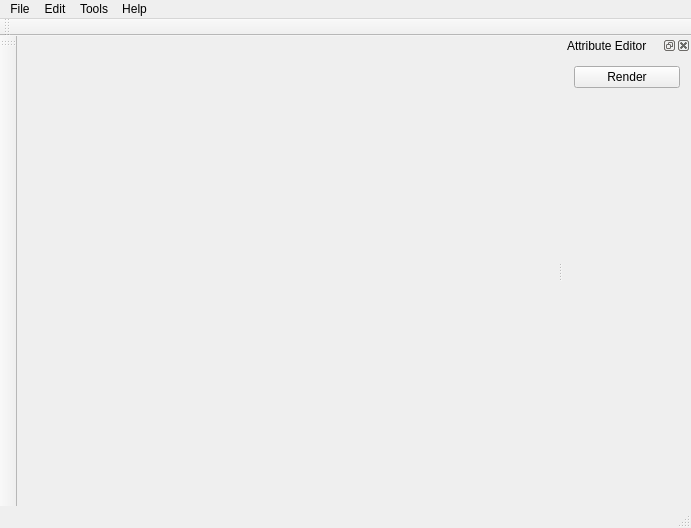
<?xml version="1.0" encoding="UTF-8"?>
<ui version="4.0">
 <class>MainWindowClass</class>
 <widget class="QMainWindow" name="MainWindowClass">
  <property name="geometry">
   <rect>
    <x>0</x>
    <y>0</y>
    <width>691</width>
    <height>528</height>
   </rect>
  </property>
  <property name="windowTitle">
   <string>Kaguya</string>
  </property>
  <widget class="QWidget" name="centralWidget">
   <layout class="QHBoxLayout" name="horizontalLayout">
    <item>
     <layout class="QVBoxLayout" name="ogl_layout"/>
    </item>
   </layout>
  </widget>
  <widget class="QMenuBar" name="menuBar">
   <property name="geometry">
    <rect>
     <x>0</x>
     <y>0</y>
     <width>691</width>
     <height>21</height>
    </rect>
   </property>
   <widget class="QMenu" name="menuFile">
    <property name="title">
     <string>File</string>
    </property>
    <addaction name="actionNew"/>
    <addaction name="actionOpen"/>
    <addaction name="separator"/>
    <addaction name="actionQuit"/>
   </widget>
   <widget class="QMenu" name="menuEdit">
    <property name="title">
     <string>Edit</string>
    </property>
   </widget>
   <widget class="QMenu" name="menuTools">
    <property name="title">
     <string>Tools</string>
    </property>
   </widget>
   <widget class="QMenu" name="menuHelp">
    <property name="title">
     <string>Help</string>
    </property>
    <addaction name="actionAbout"/>
   </widget>
   <addaction name="menuFile"/>
   <addaction name="menuEdit"/>
   <addaction name="menuTools"/>
   <addaction name="menuHelp"/>
  </widget>
  <widget class="QToolBar" name="mainToolBar">
   <attribute name="toolBarArea">
    <enum>LeftToolBarArea</enum>
   </attribute>
   <attribute name="toolBarBreak">
    <bool>false</bool>
   </attribute>
  </widget>
  <widget class="QStatusBar" name="statusBar"/>
  <widget class="QToolBar" name="toolBar">
   <property name="windowTitle">
    <string>toolBar</string>
   </property>
   <attribute name="toolBarArea">
    <enum>TopToolBarArea</enum>
   </attribute>
   <attribute name="toolBarBreak">
    <bool>false</bool>
   </attribute>
  </widget>
  <widget class="QDockWidget" name="attr_editor">
   <property name="windowTitle">
    <string>Attribute Editor</string>
   </property>
   <attribute name="dockWidgetArea">
    <number>2</number>
   </attribute>
   <widget class="QWidget" name="dockWidgetContents">
    <layout class="QVBoxLayout" name="verticalLayout">
     <item>
      <widget class="QPushButton" name="render_button">
       <property name="text">
        <string>Render</string>
       </property>
      </widget>
     </item>
     <item>
      <spacer name="horizontalSpacer">
       <property name="orientation">
        <enum>Qt::Horizontal</enum>
       </property>
       <property name="sizeType">
        <enum>QSizePolicy::MinimumExpanding</enum>
       </property>
       <property name="sizeHint" stdset="0">
        <size>
         <width>106</width>
         <height>20</height>
        </size>
       </property>
      </spacer>
     </item>
     <item>
      <spacer name="verticalSpacer">
       <property name="orientation">
        <enum>Qt::Vertical</enum>
       </property>
       <property name="sizeHint" stdset="0">
        <size>
         <width>20</width>
         <height>40</height>
        </size>
       </property>
      </spacer>
     </item>
    </layout>
   </widget>
  </widget>
  <action name="actionNew">
   <property name="text">
    <string>New</string>
   </property>
   <property name="shortcut">
    <string>Ctrl+N</string>
   </property>
  </action>
  <action name="actionOpen">
   <property name="text">
    <string>Open</string>
   </property>
   <property name="shortcut">
    <string>Ctrl+O</string>
   </property>
  </action>
  <action name="actionQuit">
   <property name="text">
    <string>Quit</string>
   </property>
   <property name="shortcut">
    <string>Ctrl+Q</string>
   </property>
  </action>
  <action name="actionAbout">
   <property name="text">
    <string>About</string>
   </property>
  </action>
 </widget>
 <layoutdefault spacing="6" margin="11"/>
 <resources>
  <include location="../Kaguya.qrc"/>
 </resources>
 <connections>
  <connection>
   <sender>actionQuit</sender>
   <signal>triggered()</signal>
   <receiver>MainWindowClass</receiver>
   <slot>close()</slot>
   <hints>
    <hint type="sourcelabel">
     <x>-1</x>
     <y>-1</y>
    </hint>
    <hint type="destinationlabel">
     <x>345</x>
     <y>263</y>
    </hint>
   </hints>
  </connection>
 </connections>
</ui>
